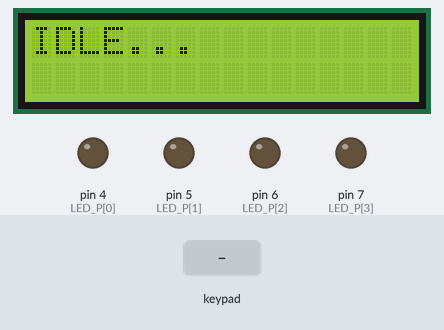
Recording of a sketch running on a simulated Arduino Mega 2560, built with avr-gcc and run on an emulated ATmega2560. Shown: 16×2 character LCD, output pins drawn as LEDs (lit = HIGH). Wiring (inferred from the names in the program): 24Cxx EEPROM at I2C address 0x50. Inputs (shaded band) come from the test bench. EEPROM starts erased.

Above: at 1.2 s.
1.3 s: key '=' pressed
At 1.43 s:
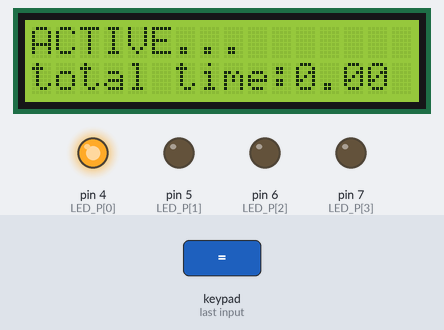
3.5 s: keypad keys 7 + 5 = pressed 0.4 s apart
At 6.4 s:
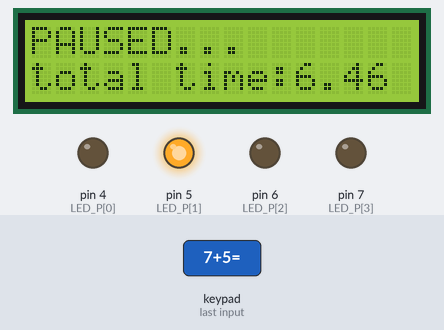
6.6 s: keypad keys 9 - 4 = pressed 0.4 s apart
At 9.16 s:
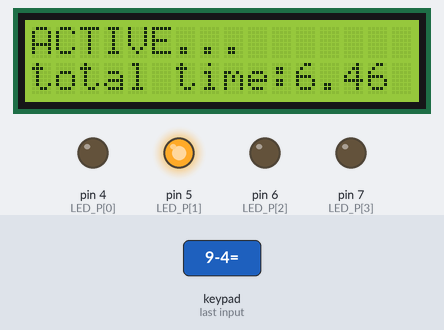
11.2 s: key '=' pressed
At 12.4 s:
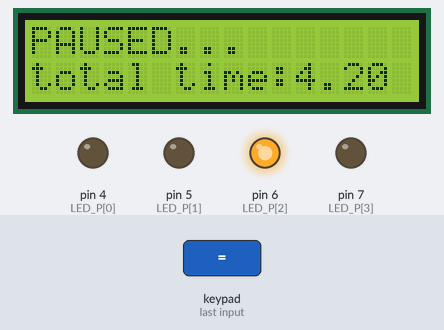
12.8 s: key '=' pressed
At 17.6 s:
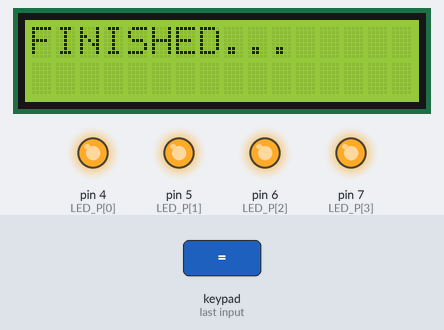
Timing chart, 0 to 19.1 s (numbered marks = the images above; inputs shaded):
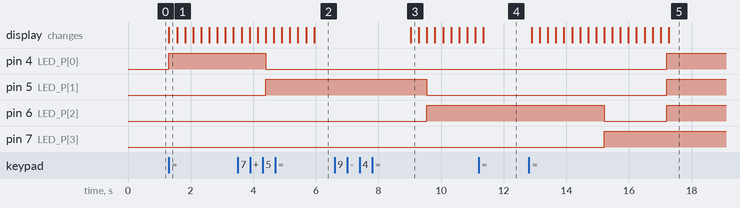

Measured:
- after the input at 1.3 s, pin 4 (LED_P[0]): LOW → HIGH at once; the display: changes at once (image 1)
- after the input at 3.5 s, pin 6 (LED_P[2]): stays LOW (without the input it goes to HIGH after 3.0 s); the display: first differs from a run without the input after 2.4 s (image 2)
- after the input at 6.6 s, pin 5 (LED_P[1]): HIGH → LOW after 2.9 s; pin 6 (LED_P[2]): LOW → HIGH after 2.9 s; the display: changes after 2.4 s (image 3)
- after the input at 11.2 s, the display: changes after 0.15 s (image 4)
- after the input at 12.8 s, pin 4 (LED_P[0]), pin 5 (LED_P[1]): LOW → HIGH after 4.4 s; pin 6 (LED_P[2]): HIGH → LOW after 2.4 s, → HIGH 2.0 s later; pin 7 (LED_P[3]): LOW → HIGH after 2.4 s; the display: first changes after 0.09 s (image 5 shows a later state)

The sketch:

ard.ino
```cpp
#include <LiquidCrystal.h>
#include <Keypad.h>
#include <Wire.h>

#define RS 13
#define  E 12
#define D4 11
#define D5 10
#define D6 9
#define D7 8

const byte ROWS = 4;
const byte COLS = 4;
char keys[ROWS][COLS] = {
  {'7','8','9', 'S'},
  {'4','5','6', 'D'},
  {'1','2','3', '-'},
  {'G','0','=', '+'}
};
byte rowPins[ROWS] = {22, 23, 24, 25};
byte colPins[COLS] = {26, 27, 28, 29};

const byte LED_P[4] = {4, 5, 6, 7};

Keypad keypad = Keypad(makeKeymap(keys), rowPins, colPins, ROWS, COLS);
LiquidCrystal lcd( RS, E, D4, D5, D6, D7 );

byte times[4] = {3, 2, 4, 2};
byte timeChange ;
int state ;
int level ;
String str ;
bool active ;
long tic ;
long toc ;
float level_time ;
float remain_time;
float total_time ;

void SAVE_STATE();
void LOAD_STATE();
void UPDATE();
void CALCULATE_TIME();
void eeprom_write(uint16_t memory_address, uint8_t* data, int _size);
void eeprom_read(uint16_t memory_address, uint8_t* data, int _size);

void setup() {

  Serial.begin(9600);
  Wire.begin();
  pinMode(LED_P[0], OUTPUT);
  pinMode(LED_P[1], OUTPUT);
  pinMode(LED_P[2], OUTPUT);
  pinMode(LED_P[3], OUTPUT);
  lcd.begin(16, 2);
  lcd.clear();
  lcd.setCursor(0, 0);
  str = "";
  state = 2 ;
  remain_time = times[0];
  level = 0 ;
  tic = millis();
  toc = millis();
  level_time = 3;
  active = false ;

  LOAD_STATE();

}


void loop() {
  char ch = keypad.getKey();
  if (ch) {
    // states : 0->finished , 1->paused , 2->idle , 3->active ,  4->change
    if (state==2 && (ch<='4' && ch>='1')) {
      state = 4; //change time
      str="";
      timeChange = ch -'0';
    } else if (state==2 && ch=='=') {
      state = 3;
      active = true;
      tic = millis();
      level = 0;
      level_time = times[0];
    } else if (state==0 && ch=='=') {
      state = 2;
      for (int i = 0; i < 4; i++)
        digitalWrite(LED_P[i], LOW);
    } else if (state==1 && ch=='=') {
      state = 3;
      level_time = remain_time;
      active = true;
      tic = millis();
    } else if (state==4 && ch=='-') {
      state = 2;
      times[timeChange-1] = str.toInt();
    } else if (state==3 && ch=='=') {
      state = 1;
      level_time = remain_time;
      active = false;
    } else if (state==4) {
      str += ch;
    }
  }

  UPDATE();
  CALCULATE_TIME();
}

void CALCULATE_TIME(){
  long now = millis();
  if ((now - toc) > 200) {
    SAVE_STATE();
    toc = now;
  }

  if (active) {
    remain_time = ((float)level_time-((float)(millis()-tic)/1000));
      total_time = remain_time;
      for (int i = level+1 ; i < 4; i++){
        total_time += times[i];
      }
    if (remain_time <= 0) {
      level = (level+1)%4;
      tic = millis();
      level_time = times[level];
      remain_time = 0;
      if (level==0) {
        for (int i = 0; i < 4; i++)
          digitalWrite(LED_P[i], HIGH);
        active = false;
        state = 0;
      }
    }
  }
   delay(50);
}

void UPDATE(){

  lcd.clear();
  lcd.setCursor(0, 0);

  for (int i = 0; i < 4; i++)
    digitalWrite(LED_P[i], LOW);

  if (state==0) {
    for (int i = 0; i < 4; i++)
      digitalWrite(LED_P[i], HIGH);
  } else if (state==1 || state==3 ) {
      digitalWrite(LED_P[level], HIGH);
      if (state==3) {
        active = true;
      }
  }

  if(state==0){
    lcd.print("FINISHED...");
  } else if (state==1){
    lcd.print("PAUSED...");
    lcd.setCursor(0, 1);
    lcd.print("total time:" +(String) total_time);
  } else if (state==3){
    lcd.print("ACTIVE...");
    lcd.setCursor(0, 1);
    lcd.print("total time:" +(String) total_time);
  } else if (state==2){
    lcd.print("IDLE...");
  } else if (state==4){
    lcd.print("CHANGE...");
    lcd.setCursor(0, 1);
    lcd.print("enter time :" + str);
  }

}

void SAVE_STATE(){
  uint8_t wr_data[8] = {0};
  for (int i = 0; i < 4; i++){
    wr_data[i] = (uint8_t) times[i];
  }
  wr_data[4] = (uint8_t) state;
  wr_data[5] = (uint8_t) level;
  wr_data[6] = (uint8_t) remain_time;
  eeprom_write(40, wr_data, 8);
}

void LOAD_STATE(){
  uint8_t re_data[8] = {0};
  eeprom_read(40, re_data, 8);
  if (re_data[0] != 255){
    for (int i = 0; i < 3; i++){
      times[i] = re_data[i];
    }
    state = re_data[4];
    level = re_data[5];
    remain_time = re_data[6];
    level_time =  times[level];
    total_time = remain_time;
    for (int i = level+1 ; i < 4; i++){
      total_time += times[i];
    }
    UPDATE();
  }
}

void eeprom_write(uint16_t memory_address, uint8_t* data, int _size) {
  Wire.beginTransmission(0b1010000);
  Wire.write((uint8_t)((memory_address & 0xFF00) >> 8));
  Wire.write((uint8_t)((memory_address & 0x00FF) >> 0));
  for (int i = 0; i < _size; i++) {
    Wire.write(data[i]);
  }
  Wire.endTransmission();
  delay(200);
}

void eeprom_read(uint16_t memory_address, uint8_t* data, int _size) {
  Wire.beginTransmission(0b1010000);
  Wire.write((uint8_t)((memory_address & 0xFF00) >> 8));
  Wire.write((uint8_t)((memory_address & 0x00FF) >> 0));
  Wire.endTransmission();
  Wire.requestFrom(0b1010000, _size);
  for (int i = 0; i < _size; i++) {
    data[i] = Wire.read();
  }
}
```
